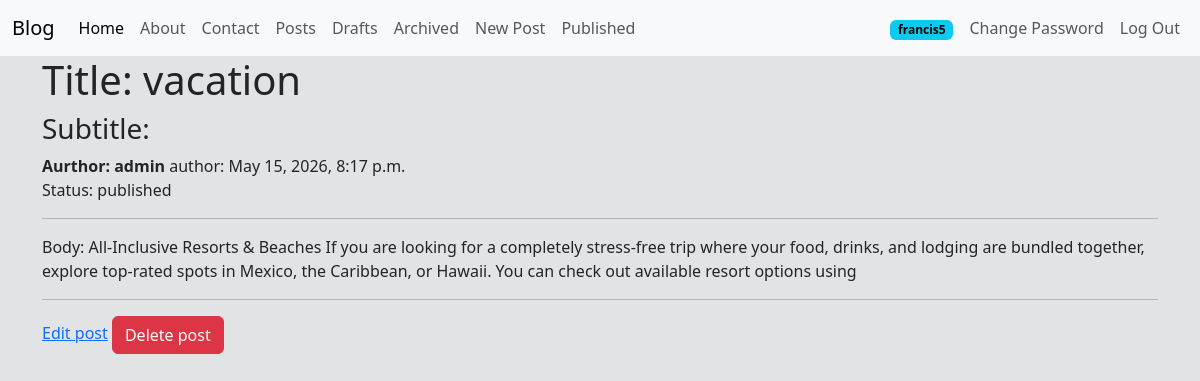
Page /posts/22/ (signed in) on the committed database.
### posts/models.py (models this page shows, shortened)
class Post(models.Model): # oop (object oriented programing)
    title = models.CharField(max_length=128)  # string
    subtitle = models.CharField(max_length=256)  # string
    body = models.TextField()  # string
    created_on = models.DateTimeField(auto_now_add=True)  # date / datetime
    author = models.ForeignKey(
        get_user_model(),
        on_delete=models.CASCADE
    )  # User model
    status = models.ForeignKey(
        Status,
        on_delete=models.DO_NOTHING
    )

class Status(models.Model):
    class Meta:
        verbose_name_plural = "status"
    name = models.CharField(max_length=128, unique=True)
    description = models.CharField(max_length=200, help_text="Write a descrition about the status")
    def __str__(self):
        return f"{self.name}"

### posts/views.py (the view)
# urls.py: path("<int:pk>/", PostDetailView.as_view(), name="post_detail"),
class PostDetailView(LoginRequiredMixin, DetailView): # GET Request -> single element (object)
    template_name = "post/detail.html"
    model = Post
    context_object_name = "single_post"

### templates/post/detail.html (shortened to what this page needs)
{% extends 'base.html' %}
{% block content %}
 <body class="bg-secondary-subtle">
    <h1>Title: {{ single_post.title }}</h1>
    <h3> Subtitle:{{ single_post.Subtitle}}</h3>
    <span><strong>Aurthor: {{single_post.author}}</strong></span>
    <span>author: {{single_post.created_on}}</span>
    <p>Status: {{ single_post.status }}</p>
    <hr/>
    <P>Body: {{ single_post.body }}</P>
     <hr/>
    <a href="{% url 'post_edit' single_post.id %}" class="bnt btn-secondary">Edit post</a>
    <a href="{% url 'post_delete' single_post.id %}" class="btn btn-danger">Delete post</a>
 </body>
{% endblock %}

### templates/navbar.html (shortened to what this page needs)
<nav class="navbar navbar-expand-lg bg-body-tertiary">
  <div class="container-fluid">
    <a class="navbar-brand" href="{% url 'home' %}">Blog</a>
    <div class="collapse navbar-collapse" id="navbarSupportedContent">
      <ul class="navbar-nav me-auto mb-2 mb-lg-0">
        <li class="nav-item">
          <a class="nav-link active" aria-current="page" href="{% url 'home' %}">Home</a>
        </li>
        <li class="nav-item">
          <a class="nav-link" href="{% url 'about' %}">About</a>
        </li>
        <li class="nav-item">
          <a class="nav-link" href="{% url 'contact' %}">Contact</a>
        </li>
        <li class="nav-item">
          <a class="nav-link" href="{% url 'post_list' %}">Posts</a>
        </li>
        {% if user.is_authenticated %}
          <li class="nav-item">
            <a class="nav-link" href="{% url 'post_drafts' %}">Drafts</a>
          </li>
          <li class="nav-item">
            <a class="nav-link" href="{% url 'post_archived' %}">Archived</a>
          </li>
          <li class="nav-item">
            <a class="nav-link" href="{% url 'post_new' %}">New Post</a>
          </li>
        {% endif %}
        <li class="nav-item">
          <a class="nav-link" href="{% url 'post_list' %}">Published</a>
        </li>
      </ul>
      <ul class="navbar-nav ms-auto mb-2 mb-lg-0 align-items-center">
        {% if user.is_authenticated %}
          <li class="nav-item me-2">
            <span class="badge text-bg-info">{{ user.username }}</span>
          </li>
          <li class="nav-item">
            <a class="nav-link" href="{% url 'password_change' %}">Change Password</a>
          </li>
          <li class="nav-item">
            <form action="{% url 'logout' %}" method="post" class="d-inline">
              <button type="submit" class="btn btn-link nav-link py-0">Log Out</button>
            </form>
          </li>
        {% endif %}
      </ul>
    </div>
  </div>
</nav>

### rows in the picture
Post: title "vacation", author "admin", created_on "May 15, 2026, 8:17 p.m.", status "published", body "All-Inclusive Resorts & Beaches If you are looking for a completely stress-free trip where your food, drinks, and lodging are bundled together, explore top-rated spots in Mexico, the Caribbean, or Hawaii. You can check out available resort options using"

### other values in the picture
{{ user.username }} "francis5"
